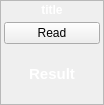
<?xml version="1.0" encoding="UTF-8"?>
<ui version="4.0">
 <class>Form</class>
 <widget class="QWidget" name="Form">
  <property name="geometry">
   <rect>
    <x>0</x>
    <y>0</y>
    <width>104</width>
    <height>105</height>
   </rect>
  </property>
  <property name="sizePolicy">
   <sizepolicy hsizetype="Maximum" vsizetype="Maximum">
    <horstretch>0</horstretch>
    <verstretch>0</verstretch>
   </sizepolicy>
  </property>
  <property name="minimumSize">
   <size>
    <width>100</width>
    <height>105</height>
   </size>
  </property>
  <property name="maximumSize">
   <size>
    <width>150</width>
    <height>147</height>
   </size>
  </property>
  <property name="windowTitle">
   <string>Form</string>
  </property>
  <property name="styleSheet">
   <string notr="true">QFrame.PeripheralCollection{
border-top-left-radius: 10px;
border-top-right-radius: 10px;
border-bottom-right-radius: 10px;
border-bottom-left-radius: 10px;
border: 1px solid black;
background: qlineargradient(x1: 0, y1: 0, x2: 0, y2: 1,
stop: 0 rgb(97, 146, 121), stop: 0.5 rgb(65, 89, 111));

}
QLabel {
color: white;
font-weight: bold;
background:transparent;
}
</string>
  </property>
  <layout class="QVBoxLayout" name="verticalLayout">
   <property name="spacing">
    <number>0</number>
   </property>
   <property name="margin">
    <number>0</number>
   </property>
   <item>
    <widget class="QFrame" name="widgetFrameOuter">
     <property name="sizePolicy">
      <sizepolicy hsizetype="Preferred" vsizetype="MinimumExpanding">
       <horstretch>0</horstretch>
       <verstretch>0</verstretch>
      </sizepolicy>
     </property>
     <property name="minimumSize">
      <size>
       <width>80</width>
       <height>0</height>
      </size>
     </property>
     <property name="styleSheet">
      <string notr="true"/>
     </property>
     <property name="frameShape">
      <enum>QFrame::StyledPanel</enum>
     </property>
     <property name="frameShadow">
      <enum>QFrame::Raised</enum>
     </property>
     <property name="class" stdset="0">
      <string>PeripheralCollection</string>
     </property>
     <layout class="QVBoxLayout" name="verticalLayout_3">
      <property name="spacing">
       <number>2</number>
      </property>
      <property name="leftMargin">
       <number>3</number>
      </property>
      <property name="topMargin">
       <number>2</number>
      </property>
      <property name="rightMargin">
       <number>3</number>
      </property>
      <property name="bottomMargin">
       <number>3</number>
      </property>
      <item>
       <widget class="QLabel" name="title">
        <property name="sizePolicy">
         <sizepolicy hsizetype="Preferred" vsizetype="Maximum">
          <horstretch>0</horstretch>
          <verstretch>0</verstretch>
         </sizepolicy>
        </property>
        <property name="font">
         <font>
          <pointsize>9</pointsize>
          <weight>75</weight>
          <bold>true</bold>
         </font>
        </property>
        <property name="text">
         <string>title</string>
        </property>
        <property name="alignment">
         <set>Qt::AlignCenter</set>
        </property>
       </widget>
      </item>
      <item>
       <widget class="QFrame" name="ImageFrame">
        <property name="sizePolicy">
         <sizepolicy hsizetype="Expanding" vsizetype="Expanding">
          <horstretch>0</horstretch>
          <verstretch>0</verstretch>
         </sizepolicy>
        </property>
        <property name="minimumSize">
         <size>
          <width>90</width>
          <height>70</height>
         </size>
        </property>
        <property name="styleSheet">
         <string notr="true"/>
        </property>
        <layout class="QGridLayout" name="gridLayout_3">
         <property name="leftMargin">
          <number>0</number>
         </property>
         <property name="topMargin">
          <number>3</number>
         </property>
         <property name="rightMargin">
          <number>0</number>
         </property>
         <property name="bottomMargin">
          <number>0</number>
         </property>
         <property name="horizontalSpacing">
          <number>0</number>
         </property>
         <property name="verticalSpacing">
          <number>2</number>
         </property>
         <item row="1" column="0">
          <widget class="QLabel" name="value">
           <property name="font">
            <font>
             <pointsize>11</pointsize>
             <weight>75</weight>
             <bold>true</bold>
            </font>
           </property>
           <property name="text">
            <string>Result</string>
           </property>
           <property name="scaledContents">
            <bool>true</bool>
           </property>
           <property name="alignment">
            <set>Qt::AlignCenter</set>
           </property>
          </widget>
         </item>
         <item row="0" column="0">
          <widget class="QPushButton" name="pushButton">
           <property name="text">
            <string>Read</string>
           </property>
           <property name="autoRepeat">
            <bool>true</bool>
           </property>
          </widget>
         </item>
        </layout>
       </widget>
      </item>
     </layout>
    </widget>
   </item>
  </layout>
 </widget>
 <resources/>
 <connections>
  <connection>
   <sender>pushButton</sender>
   <signal>clicked()</signal>
   <receiver>Form</receiver>
   <slot>read()</slot>
   <hints>
    <hint type="sourcelabel">
     <x>66</x>
     <y>37</y>
    </hint>
    <hint type="destinationlabel">
     <x>104</x>
     <y>45</y>
    </hint>
   </hints>
  </connection>
 </connections>
 <slots>
  <slot>read()</slot>
 </slots>
</ui>
